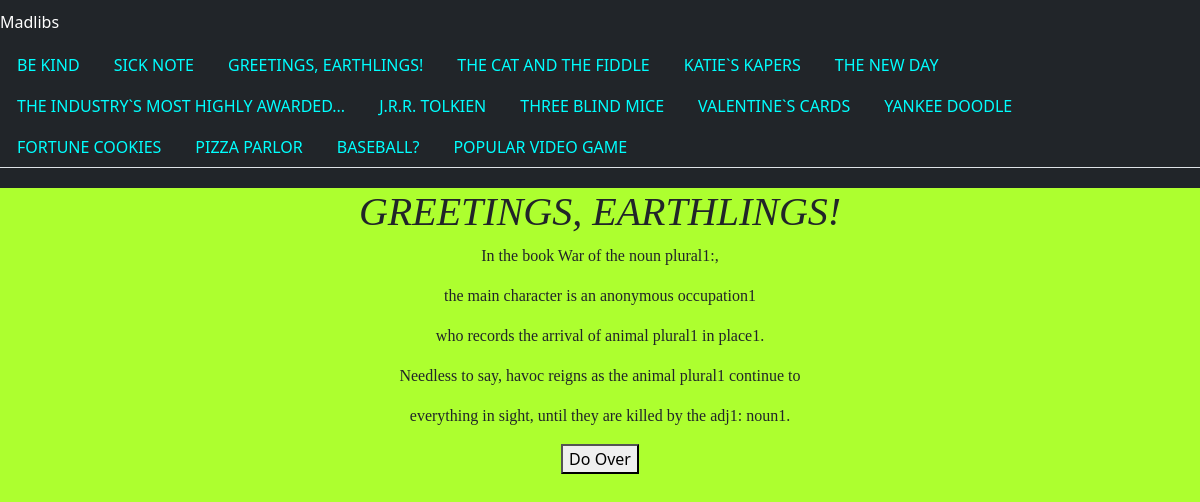
The page /MadLibDatabase/greetings/ on the database as committed earlier.
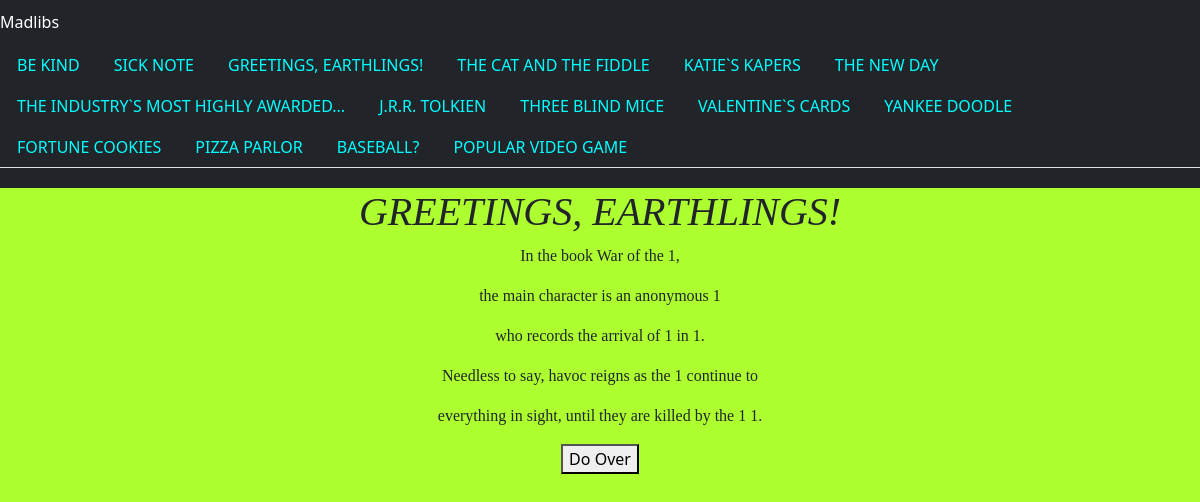
The same page on the database as committed later.
### MadlibDatabase/models.py (models this page shows)
class Greetings(models.Model):
    Greetings_noun_plural1 = models.CharField(max_length=200)
    Greetings_occupation1 = models.CharField(max_length=200)
    Greetings_animal_plural1 = models.CharField(max_length=200)
    Greetings_adj1 = models.CharField(max_length=200)
    Greetings_place1 = models.CharField(max_length=200)
    Greetings_verb1 = models.CharField(max_length=200)
    Greetings_noun1 = models.CharField(max_length=200)

### MadlibDatabase/views.py (the view)
# urls.py: path('greetings/', views.greetings, name="greetings"),
def greetings(request):
    greetings_list = Greetings.objects.all()
    context = {
        'greetings_list': greetings_list,
    }
    return render(request, 'greetings/madlibs.html', context)

### MadlibDatabase/templates/greetings/madlibs.html (shortened to what this page needs)
{% extends 'base.html' %}
{% block body %}
    <h1>GREETINGS, EARTHLINGS!</h1>
    {% with greetings_list|first as first_object %}
        <p>In the book War of the {{ first_object.Greetings_noun_plural1 }}, </p>
        <p>the main character is an anonymous {{ first_object.Greetings_occupation1 }}</p>
        <p>who records the arrival of {{ first_object.Greetings_animal_plural1 }} in {{ first_object.Greetings_place1 }}.</p>
        <p>Needless to say, havoc reigns as the {{ first_object.Greetings_animal_plural1 }} continue to {{ first_object.Greetings_animal_verb1 }}</p>
        <p>everything in sight, until they are killed by the {{ first_object.Greetings_adj1 }} {{ first_object.Greetings_noun1 }}.</p>
    {% endwith %}
    <a href="{% url 'greetings_form' %}"><button type="reset">Do Over</button></a>
{% endblock %}

Rows that differ between the two databases and show on the page:
removed Greetings: Greetings_noun_plural1 "noun plural1:", Greetings_occupation1 "occupation1", Greetings_animal_plural1 "animal plural1", Greetings_place1 "place1", Greetings_adj1 "adj1:", Greetings_noun1 "noun1"
added Greetings: Greetings_noun_plural1 "1", Greetings_occupation1 "1", Greetings_animal_plural1 "1", Greetings_place1 "1", Greetings_adj1 "1", Greetings_noun1 "1"
